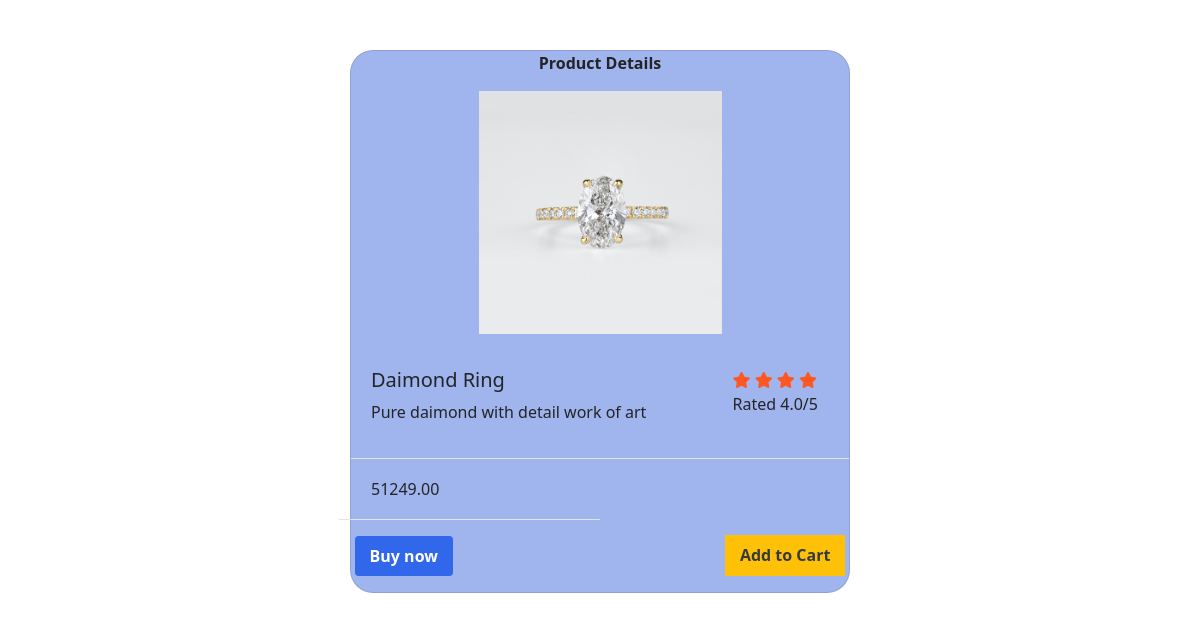
The page /product/daimond-ring/ on the database its author committed.
### marketapp/models.py (models this page shows, shortened)
class Product(models.Model):
    title=models.CharField(max_length=150,verbose_name='Product Title')
    slug=models.SlugField(max_length=150,verbose_name='product slug')
    sku=models.CharField(max_length=225,unique='True',verbose_name=" unique product ID (SKU)")
    description=models.TextField(blank="True",null="True",verbose_name="Detail Description")
    product_image=models.ImageField(upload_to="product",blank="True",null="True",verbose_name="Product Image")
    price=models.DecimalField(max_digits=8,decimal_places=2)
    category=models.ForeignKey(Category,verbose_name="Product Category",on_delete=models.CASCADE)
    is_active=models.BooleanField(verbose_name="is active")
    is_featured=models.BooleanField(verbose_name="is featured")
    created_at=models.DateTimeField(auto_now_add=True,verbose_name="created date")
    updated_at=models.DateTimeField(auto_now_add=True,verbose_name="updated date")
    class Meta:
        verbose_name_plural='Products'
        ordering=('-created_at',)

### marketapp/views.py (the view)
# urls.py: path('product/<slug:slug>/',views.detailpage,name='detailpage'),
def detailpage(request,slug):
    product=get_object_or_404(Product,slug=slug)
    relatedimages=Relatedimage.objects.filter(products=product.id)
    context={
        'product':product,
        'relatedimages':relatedimages,
    }
    return render(request,'detatil.html',context)

### template/detatil.html (shortened to what this page needs)
<!DOCTYPE html>
<html lang="en">
<head>
    <link href="https://cdn.jsdelivr.net/npm/bootstrap@5.0.2/dist/css/bootstrap.min.css" rel="stylesheet">
</head>
<body>
    <div class="container d-flex justify-content-center">
        <figure class="card card-product-grid card-lg" style="background-color: #a0b4ed; color: #242426;">
            <div class="d-flex justify-content-center">
               <b> Product Details</b>
              </div>
            <a href="#" class="img-wrap" data-abc="true"> <img src="{{product.product_image.url}}"> </a>
            <figcaption class="info-wrap">
                <div class="row">
                    <div class="col-md-9 col-xs-9" style="color: #242426;"> <a href="#" class="title" data-abc="true"><h5>{{product.title}}</h5></a> <p class="rated">{{product.description}}</p> </div>
                    <div class="col-md-3 col-xs-3">
                        <div class="rating text-right" style="color: #242426;"> <i class="fa fa-star"></i> <i class="fa fa-star"></i> <i class="fa fa-star"></i> <i class="fa fa-star"></i> <span class="rated">Rated 4.0/5</span> </div>
                    </div>
                </div>
            </figcaption>
            <div class="bottom-wrap-payment">
                <figcaption class="info-wrap">
                    <div class="row">
                        <div class="col-md-9 col-xs-9"> <a href="#" class="title" data-abc="true">{{product.price}}</a>  </div>
                        <div class="col-md-3 col-xs-3">
                        </div>
                    </div>
                </figcaption>
            </div>
           <div class="row">
            <div class="bottom-wrap col-lg-6 p-3" > <a href="{% url 'checkout' %}" class="btn btn-primary float-right" data-abc="true"> Buy now </a>
            </div>
            <div class="price-wrap d-flex  justify-content-end col-lg-6 p-3"> <a href="#" class=" btn-warning float-left " data-abc="true">
                <form action="{% url 'add_to_cart' %}" class="">
                    <button type="submit" class="btn rounded ">Add to Cart</button>
                </form>
            </div>
        </div>
        </figure>
    </div>
</body>
</html>

### template/detatil.html (style rules this page uses)
body { background-image:url(https://thumbs.dreamstime.com/b/boxes-shopping-cart-blue-background-concept-online-shopping-e-commerce-delivery-goods-copy-space-boxes-137915957.jpg) ;background-position: center;background-size: cover;background-repeat: no-repeat;background-attachment: fixed; }
a { text-decoration: none !important }
.card-product-list, .card-product-grid { margin-bottom: 0 }
.card { width: 500px;position: relative;display: -webkit-box;display: -ms-flexbox;display: flex;-webkit-box-orient: vertical;-webkit-box-direction: normal;-ms-flex-direction: column;flex-direction: column;min-width: 0;word-wrap: break-word;background-clip: border-box;border: 1px solid rgba(0, 0, 0, 0.1);border-radius: 23px;margin-top: 50px }
.card-product-grid .img-wrap { border-radius: 0.2rem 0.2rem 0 0;height: 220px }
.card .img-wrap { overflow: hidden }
.card-lg .img-wrap { height: 280px }
.card-product-grid .img-wrap { border-radius: 0.2rem 0.2rem 0 0;height: 275px;padding: 16px }
[class*='card-product'] .img-wrap img { height: 100%;max-width: 100%;width: auto;display: inline-block;-o-object-fit: cover;object-fit: cover }
.img-wrap { text-align: center;display: block }
.card-product-grid .info-wrap { overflow: hidden;padding: 18px 20px }
[class*='card-product'] a.title { color: #212529;display: block }
.card-product-grid .bottom-wrap { padding: 18px;border-top: 1px solid #e4e4e4 }
.bottom-wrap-payment { padding: 0px;border-top: 1px solid #e4e4e4 }
.btn { display: inline-block;font-weight: 600;color: #343a40;text-align: center;vertical-align: middle;-webkit-user-select: none;-moz-user-select: none;-ms-user-select: none;user-select: none;background-color: transparent;border: 1px solid transparent;padding: 0.45rem 0.85rem;font-size: 1rem;line-height: 1.5;border-radius: 0.2rem }
.btn-primary { color: #fff;background-color: #3167eb;border-color: #3167eb }
.fa { color: #FF5722 }

### rows shown on the page
Product: product_image (picture), title "Daimond Ring", description "Pure daimond with detail work of art", price "51249.00"
